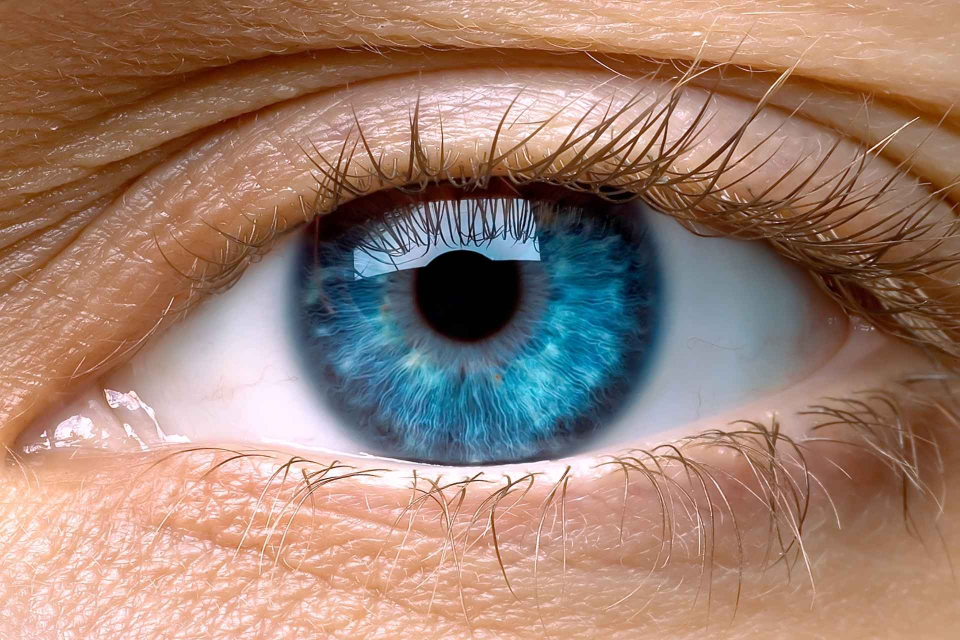
#> input picture imagem_exemplo.jpg, 1920 x 1280 px (shown at 1/2 size)
$ python index.py
#> lines starting #> are read from the running program, lines starting #| are printed output that depends on the picture
# Código para Compressão de Imagem usando Transformada Discreta do Cosseno (DCT) e Transformada Wavelet (DWT)

import cv2
import numpy as np
import matplotlib.pyplot as plt
import pywt
import os

# Função para aplicar a Transformada Discreta do Cosseno (DCT)
def apply_dct(image):
    height, width = image.shape
    dct_image = np.zeros((height, width))
    block_size = 8

    # Aplicar DCT em blocos de 8x8
    for i in range(0, height, block_size):
        for j in range(0, width, block_size):
            block = image[i:i+block_size, j:j+block_size]
            if block.shape == (block_size, block_size):  # Garantir que o bloco é 8x8
                dct_block = cv2.dct(np.float32(block))
                dct_image[i:i+block_size, j:j+block_size] = dct_block

    return dct_image

# Função para aplicar a quantização nos coeficientes DCT
def apply_quantization(dct_image, block_size=8, quantization_value=20):
    height, width = dct_image.shape
    quantized_dct = np.zeros((height, width))
    quantization_matrix = np.ones((block_size, block_size)) * quantization_value

    # Aplicar a quantização em blocos de 8x8
    for i in range(0, height, block_size):
        for j in range(0, width, block_size):
            block = dct_image[i:i+block_size, j:j+block_size]
            if block.shape == (block_size, block_size):  # Garantir que o bloco é 8x8
                quantized_block = np.round(block / quantization_matrix) * quantization_matrix
                quantized_dct[i:i+block_size, j:j+block_size] = quantized_block

    return quantized_dct

# Função para aplicar a inversa da DCT e reconstruir a imagem
def apply_idct(quantized_dct, block_size=8):
    height, width = quantized_dct.shape
    reconstructed_image = np.zeros((height, width), dtype=np.float32)

    # Aplicar a Inversa da DCT em blocos de 8x8
    for i in range(0, height, block_size):
        for j in range(0, width, block_size):
            block = quantized_dct[i:i+block_size, j:j+block_size]
            if block.shape == (block_size, block_size):  # Garantir que o bloco é 8x8
                idct_block = cv2.idct(block)
                reconstructed_image[i:i+block_size, j:j+block_size] = idct_block

    return np.uint8(np.clip(reconstructed_image, 0, 255))

# Função para aplicar a Transformada Discreta Wavelet (DWT)
def apply_dwt(image, wavelet='haar', level=1):
    coeffs = pywt.wavedec2(image, wavelet=wavelet, level=level)
    return coeffs

# Função para aplicar o thresholding nos coeficientes DWT
def apply_thresholding(coeffs, threshold=20):
    thresholded_coeffs = []
    for coeff in coeffs:
        if isinstance(coeff, tuple):
            thresholded_coeffs.append(tuple(np.where(np.abs(c) > threshold, c, 0) for c in coeff))
        else:
            thresholded_coeffs.append(np.where(np.abs(coeff) > threshold, coeff, 0))
    return thresholded_coeffs

# Função para reconstruir a imagem a partir dos coeficientes DWT
def apply_idwt(coeffs, wavelet='haar'):
    reconstructed_image = pywt.waverec2(coeffs, wavelet=wavelet)
    return np.uint8(np.clip(reconstructed_image, 0, 255))

# Função para calcular o erro quadrático médio (MSE)
def calculate_mse(original, reconstructed):
    return np.mean((original - reconstructed) ** 2)

# Função para calcular o pico da razão sinal-ruído (PSNR)
def calculate_psnr(original, reconstructed):
    mse = calculate_mse(original, reconstructed)
    if mse == 0:
        return float('inf')
    max_pixel = 255.0
    psnr = 20 * np.log10(max_pixel / np.sqrt(mse))
    return psnr

# Carregar a imagem em escala de cinza
image = cv2.imread('imagem_exemplo.jpg', cv2.IMREAD_GRAYSCALE)
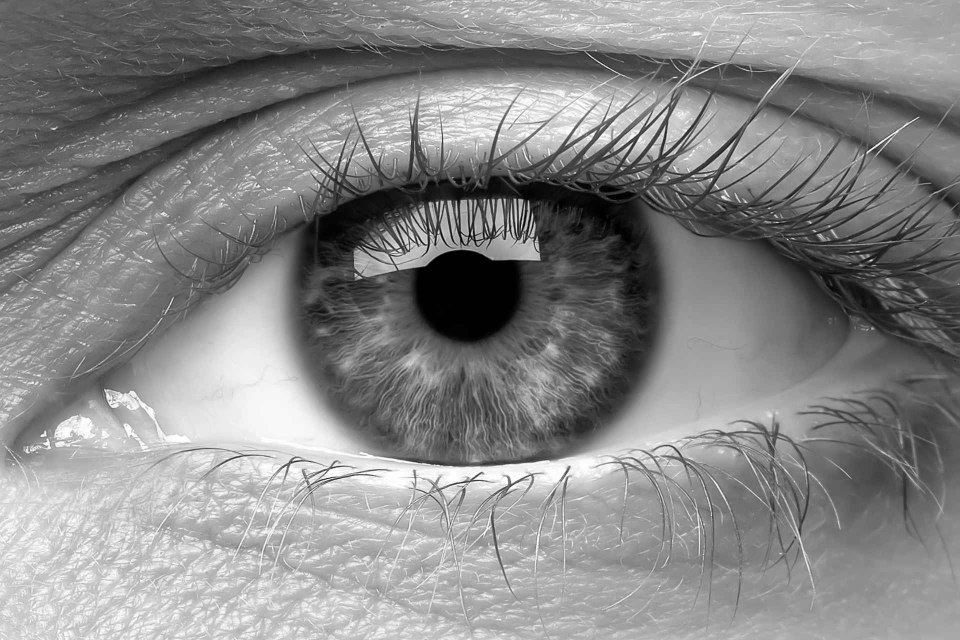
#> image: shape (1280, 1920) (shown at 1/2 size); min 0, max 255, mean 134.7

# Salvar a imagem original com compressão JPEG
cv2.imwrite('imagem_original.jpg', image, [cv2.IMWRITE_JPEG_QUALITY, 95])

# Aplicar DCT, quantização e IDCT
print("Processando compressão usando DCT...")
dct_image = apply_dct(image)
#> after the loop in apply_dct, `for i in range(0, height, block_size):`:
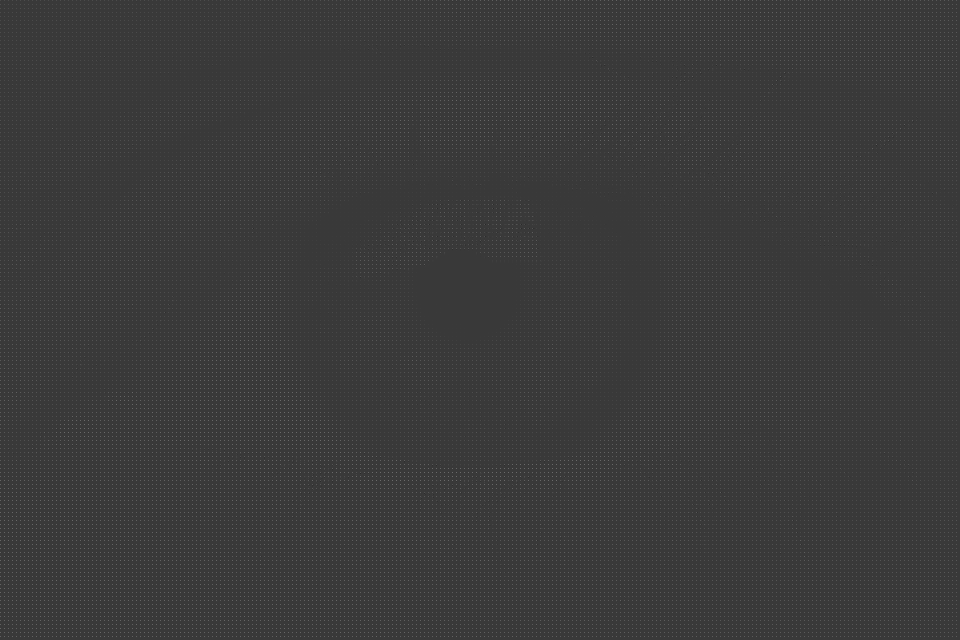
#> dct_image: shape (1280, 1920) float64 (shown at 1/2 size); min -585.8, max 2024, mean 16.8; drawn with min black and max white
quantized_dct = apply_quantization(dct_image)
reconstructed_image_dct = apply_idct(quantized_dct)

# Salvar a imagem reconstruída usando DCT com compressão JPEG
cv2.imwrite('imagem_reconstruida_dct.jpg', reconstructed_image_dct, [cv2.IMWRITE_JPEG_QUALITY, 70])

# Aplicar DWT, thresholding e IDWT
print("Processando compressão usando DWT...")
dwt_coeffs = apply_dwt(image, wavelet='haar', level=2)
#> in apply_dwt, `coeffs = pywt.wavedec2(image, wavelet=wavelet, level=level)`: coeffs = 3 items
#> dwt_coeffs = 3 items
thresholded_coeffs = apply_thresholding(dwt_coeffs)
#> the loop in apply_thresholding, `for coeff in coeffs:` made 3 passes
#> thresholded_coeffs = 3 items
reconstructed_image_dwt = apply_idwt(thresholded_coeffs, wavelet='haar')

# Salvar a imagem reconstruída usando DWT com compressão JPEG
cv2.imwrite('imagem_reconstruida_dwt.jpg', reconstructed_image_dwt, [cv2.IMWRITE_JPEG_QUALITY, 70])

# Mostrar as imagens originais e reconstruídas
plt.figure(figsize=(12, 6))
plt.subplot(1, 3, 1)
plt.title('Imagem Original')
plt.imshow(image, cmap='gray')

plt.subplot(1, 3, 2)
plt.title('Imagem Reconstruída (DCT)')
plt.imshow(reconstructed_image_dct, cmap='gray')

plt.subplot(1, 3, 3)
plt.title('Imagem Reconstruída (DWT)')
plt.imshow(reconstructed_image_dwt, cmap='gray')

plt.show()
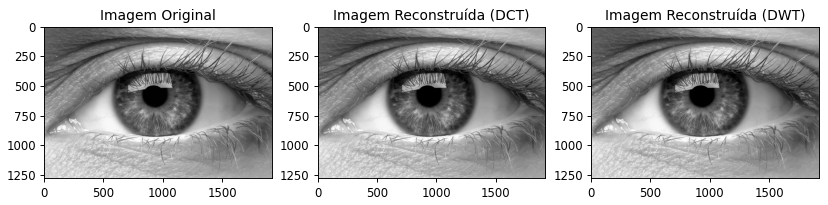
#> figure drawn by matplotlib, 3 panels

# Comparação entre DCT e DWT
print("Comparando as técnicas DCT e DWT...")

# Calcular MSE e PSNR para DCT e DWT
mse_dct = calculate_mse(image, reconstructed_image_dct)
#> mse_dct = 4
psnr_dct = calculate_psnr(image, reconstructed_image_dct)
#> in calculate_psnr, `psnr = 20 * np.log10(max_pixel / np.sqrt(mse))`: psnr = 42.11
#> psnr_dct = 42.11

mse_dwt = calculate_mse(image, reconstructed_image_dwt)
#> mse_dwt = 19.36
psnr_dwt = calculate_psnr(image, reconstructed_image_dwt)
#> psnr_dwt = 35.26

# Calcular o tamanho dos arquivos
original_size = os.path.getsize('imagem_original.jpg')
dct_size = os.path.getsize('imagem_reconstruida_dct.jpg')
dwt_size = os.path.getsize('imagem_reconstruida_dwt.jpg')

# Exibir os resultados de comparação
print("\nResultados de Comparação:")
print(f"MSE (DCT): {mse_dct:.2f} - Erro Quadrático Médio da técnica DCT indica a diferença média ao quadrado entre a imagem original e a imagem reconstruída. Quanto menor o valor, melhor a qualidade da reconstrução.")
#| MSE (DCT): 4.00 - Erro Quadrático Médio da técnica DCT indica a diferença média ao quadrado entre a imagem original e a imagem reconstruída. Quanto menor o valor, melhor a qualidade da reconstrução.
print(f"PSNR (DCT): {psnr_dct:.2f} dB - Pico da Razão Sinal-Ruído da técnica DCT mede a relação entre a intensidade máxima do sinal e o ruído. Quanto maior o valor, melhor a qualidade da imagem reconstruída.")
#| PSNR (DCT): 42.11 dB - Pico da Razão Sinal-Ruído da técnica DCT mede a relação entre a intensidade máxima do sinal e o ruído. Quanto maior o valor, melhor a qualidade da imagem reconstruída.
print(f"MSE (DWT): {mse_dwt:.2f} - Erro Quadrático Médio da técnica DWT indica a diferença média ao quadrado entre a imagem original e a imagem reconstruída. Quanto menor o valor, melhor a qualidade da reconstrução.")
#| MSE (DWT): 19.36 - Erro Quadrático Médio da técnica DWT indica a diferença média ao quadrado entre a imagem original e a imagem reconstruída. Quanto menor o valor, melhor a qualidade da reconstrução.
print(f"PSNR (DWT): {psnr_dwt:.2f} dB - Pico da Razão Sinal-Ruído da técnica DWT mede a relação entre a intensidade máxima do sinal e o ruído. Quanto maior o valor, melhor a qualidade da imagem reconstruída.")
#| PSNR (DWT): 35.26 dB - Pico da Razão Sinal-Ruído da técnica DWT mede a relação entre a intensidade máxima do sinal e o ruído. Quanto maior o valor, melhor a qualidade da imagem reconstruída.

# Exibir tamanhos dos arquivos
print("\nTamanhos dos Arquivos:")
print(f"Tamanho da Imagem Original: {original_size / 1024:.2f} KB")
print(f"Tamanho da Imagem Reconstruída (DCT): {dct_size / 1024:.2f} KB")
print(f"Tamanho da Imagem Reconstruída (DWT): {dwt_size / 1024:.2f} KB")
print(f"Diferença de Tamanho (Original vs DCT): {((original_size - dct_size) / original_size) * 100:.2f}% de redução")
print(f"Diferença de Tamanho (Original vs DWT): {((original_size - dwt_size) / original_size) * 100:.2f}% de redução")
